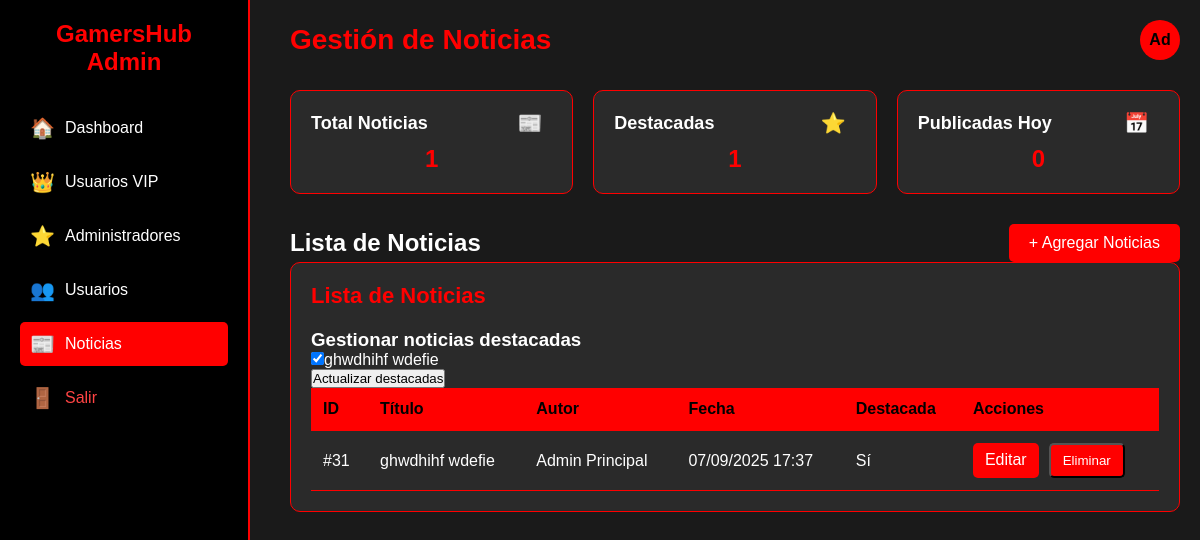
The app's page /controlador/gestion_noticias_updated.php (signed in) with its own data.
### tables this page shows
CREATE TABLE `noticias` (
  `id` int(11) NOT NULL,
  `titulo` varchar(255) NOT NULL,
  `contenido` text NOT NULL,
  `imagen` varchar(255) DEFAULT NULL,
  `categoria` enum('general','tecnologia','deportes','entretenimiento') NOT NULL,
  `destacada` tinyint(1) DEFAULT 0,
  `autor_id` int(11) DEFAULT NULL,
  `fecha_publicacion` timestamp NOT NULL DEFAULT current_timestamp(),
  `fecha_expiracion` datetime DEFAULT NULL,
  `estado` enum('activo','inactivo') DEFAULT 'activo',
  `vistas` int(11) DEFAULT 0
);

CREATE TABLE `usuarios` (
  `id` int(11) NOT NULL,
  `nombre` varchar(100) NOT NULL,
  `email` varchar(100) NOT NULL,
  `password` varchar(255) NOT NULL,
  `tipo_usuario` enum('usuario','admin','adminvista','moderador') DEFAULT 'usuario',
  `fecha_registro` timestamp NOT NULL DEFAULT current_timestamp(),
  `ultimo_acceso` timestamp NULL DEFAULT NULL,
  `estado` enum('activo','inactivo') DEFAULT 'activo',
  `rango_id` int(11) DEFAULT NULL,
  `foto_perfil` varchar(255) DEFAULT NULL,
  `puntos` int(11) DEFAULT 0
);

### controlador/gestion_noticias_updated.php (the view, shortened to what this page needs)
<?php
require_once 'conexion.php';
$conexion = $conexion;
$stats = [
    'total_noticias' => $conexion->query("SELECT COUNT(*) as total FROM noticias")->fetch_assoc()['total'],
    'noticias_destacadas' => $conexion->query("SELECT COUNT(*) as total FROM noticias WHERE destacada = 1")->fetch_assoc()['total'],
    'noticias_hoy' => $conexion->query("SELECT COUNT(*) as total FROM noticias WHERE DATE(fecha_publicacion) = CURDATE()")->fetch_assoc()['total']
];
$noticias = $conexion->query("SELECT n.*, u.nombre as autor_nombre
                            FROM noticias n
                            LEFT JOIN usuarios u ON n.autor_id = u.id
                            ORDER BY n.fecha_publicacion DESC");
?>
<!DOCTYPE html>
<html lang="es">
<head>
    <link rel="stylesheet" href="../vista/css/administracion.css">
</head>
<body>
    <div class="sidebar">
        <div class="logo">GamersHub Admin</div>
        <div class="menu-item">
            <a href="administracion.php">
                <span class="menu-icon">🏠</span>
                <span>Dashboard</span>
            </a>
        </div>
        <div class="menu-item">
            <a href="usuarios_vip.php">
                <span class="menu-icon">👑</span>
                <span>Usuarios VIP</span>
            </a>
        </div>
        <div class="menu-item">
            <a href="administradores.php">
                <span class="menu-icon">⭐</span>
                <span>Administradores</span>
            </a>
        </div>
        <div class="menu-item">
            <a href="usuarios.php">
                <span class="menu-icon">👥</span>
                <span>Usuarios</span>
            </a>
        </div>
        <div class="menu-item active">
            <a href="gestion_noticias.php">
                <span class="menu-icon">📰</span>
                <span>Noticias</span>
            </a>
        </div>
        <div class="menu-item">
            <a href="logout.php" style="color: #ff4444;">
                <span class="menu-icon">🚪</span>
                <span>Salir</span>
            </a>
        </div>
    </div>
    <div class="main-content">
        <div class="dashboard-header">
            <h1 class="dashboard-title">Gestión de Noticias</h1>
            <div class="user-avatar"><?php echo substr($_SESSION['nombre'], 0, 2); ?></div>
        </div>
        <div class="admin-cards">
            <div class="admin-card">
                <div class="card-header">
                    <h3 class="card-title">Total Noticias</h3>
                    <span class="menu-icon">📰</span>
                </div>
                <div class="card-number"><?php echo $stats['total_noticias']; ?></div>
            </div>
            <div class="admin-card">
                <div class="card-header">
                    <h3 class="card-title">Destacadas</h3>
                    <span class="menu-icon">⭐</span>
                </div>
                <div class="card-number"><?php echo $stats['noticias_destacadas']; ?></div>
            </div>
            <div class="admin-card">
                <div class="card-header">
                    <h3 class="card-title">Publicadas Hoy</h3>
                    <span class="menu-icon">📅</span>
                </div>
                <div class="card-number"><?php echo $stats['noticias_hoy']; ?></div>
            </div>
        </div>
        <div style="display: flex; justify-content: space-between; align-items: center;">
                <h2>Lista de Noticias</h2>
                <a href="crear_noticias.php" class="add-admin-button">+ Agregar Noticias</a>
        </div>
        <div class="admin-table">
            <h2>Lista de Noticias</h2>
            <div class="table-container">
                <table>
                    <thead>
                        <tr>
                            <th>ID</th>
                            <th>Título</th>
                            <th>Autor</th>
                            <th>Fecha</th>
                            <th>Destacada</th>
                            <th>Acciones</th>
                        </tr>
                    </thead>
                    <tbody>
                        <?php while ($noticia = $noticias->fetch_assoc()): ?>
                        <tr>
                            <td>#<?php echo $noticia['id']; ?></td>
                            <td><?php echo htmlspecialchars($noticia['titulo']); ?></td>
                            <td><?php echo htmlspecialchars($noticia['autor_nombre']); ?></td>
                            <td><?php echo date('d/m/Y H:i', strtotime($noticia['fecha_publicacion'])); ?></td>
                            <td><?php echo $noticia['destacada'] ? 'Sí' : 'No'; ?></td>
                            <td>
                                <div class="action-buttons">
                                    <a href="editar_noticia.php?id=<?php echo $noticia['id']; ?>" class="action-button">Editar</a>
                                    <form method="POST" style="display: inline;">
                                        <button type="submit" class="action-button" onclick="return confirm('¿Estás seguro de eliminar esta noticia?')">Eliminar</button>
                                    </form>
                                </div>
                            </td>
                        </tr>
                        <?php endwhile; ?>
                    </tbody>
    <form method="post" action="actualizar_destacados.php">
        <h3>Gestionar noticias destacadas</h3>
        <?php
        foreach ($noticias as $noticia) {
            echo "<input type='checkbox' name='destacadas[]' value='{$noticia['id']}' " . ($noticia['destacada'] ? "checked" : "") . "> {$noticia['titulo']}<br>";
        }
        ?>
        <button type="submit">Actualizar destacadas</button>
    </form>
    </table>
            </div>
        </div>
    </div>
</body>
</html>

### vista/css/administracion.css (style rules this page uses)
* { margin: 0; padding: 0; box-sizing: border-box; font-family: 'Arial', sans-serif; }
body { background-color: #1a1a1a; color: #ffffff; display: flex; min-height: 100vh; }
.sidebar { width: 250px; background-color: #000000; padding: 20px; position: fixed; height: 100%; border-right: 2px solid #ff0000; }
.logo { font-size: 24px; font-weight: bold; color: #ff0000; margin-bottom: 30px; text-align: center; }
.menu-item { margin: 10px 0; }
.menu-item a { display: flex; align-items: center; padding: 10px; color: #ffffff; text-decoration: none; transition: background-color 0.3s; }
.menu-item.active a { background-color: #ff0000; border-radius: 5px; }
.menu-icon { margin-right: 10px; font-size: 20px; }
.main-content { margin-left: 270px; padding: 20px; width: calc(100% - 270px); }
.dashboard-header { display: flex; justify-content: space-between; align-items: center; margin-bottom: 30px; }
.dashboard-title { font-size: 28px; color: #ff0000; }
.user-avatar { width: 40px; height: 40px; background-color: #ff0000; color: #000000; display: flex; align-items: center; justify-content: center; border-radius: 50%; font-weight: bold; }
.admin-cards { display: grid; grid-template-columns: repeat(auto-fit, minmax(200px, 1fr)); gap: 20px; margin-bottom: 30px; }
.admin-card { background-color: #2a2a2a; padding: 20px; border-radius: 10px; border: 1px solid #ff0000; text-align: center; transition: transform 0.3s; }
.card-header { display: flex; justify-content: space-between; align-items: center; margin-bottom: 10px; }
.card-title { font-size: 18px; color: #ffffff; }
.card-number { font-size: 24px; font-weight: bold; color: #ff0000; }
.admin-table { background-color: #2a2a2a; padding: 20px; border-radius: 10px; border: 1px solid #ff0000; }
.admin-table h2 { font-size: 22px; margin-bottom: 20px; color: #ff0000; }
.add-admin-button { display: inline-block; padding: 10px 20px; background-color: #ff0000; color: #ffffff; text-decoration: none; border-radius: 5px; transition: background-color 0.3s; }
.table-container { overflow-x: auto; }
table { width: 100%; border-collapse: collapse; }
th, td { padding: 12px; text-align: left; border-bottom: 1px solid #ff0000; }
th { background-color: #ff0000; color: #000000; font-weight: bold; }
td { color: #ffffff; }
.action-buttons { display: flex; gap: 10px; }
.action-button { padding: 8px 12px; background-color: #ff0000; color: #ffffff; text-decoration: none; border-radius: 5px; transition: background-color 0.3s; }

### records on screen
noticias: id "31", titulo "ghwdhihf wdefie", autor.nombre "Admin Principal", fecha_publicacion "07/09/2025 17:37", shows "Sí", destacada "☑"

### other values on screen
substr($_SESSION['nombre'], 0, 2) "Ad"
$stats['total_noticias'] "1"
$stats['noticias_destacadas'] "1"
$stats['noticias_hoy'] "0"
